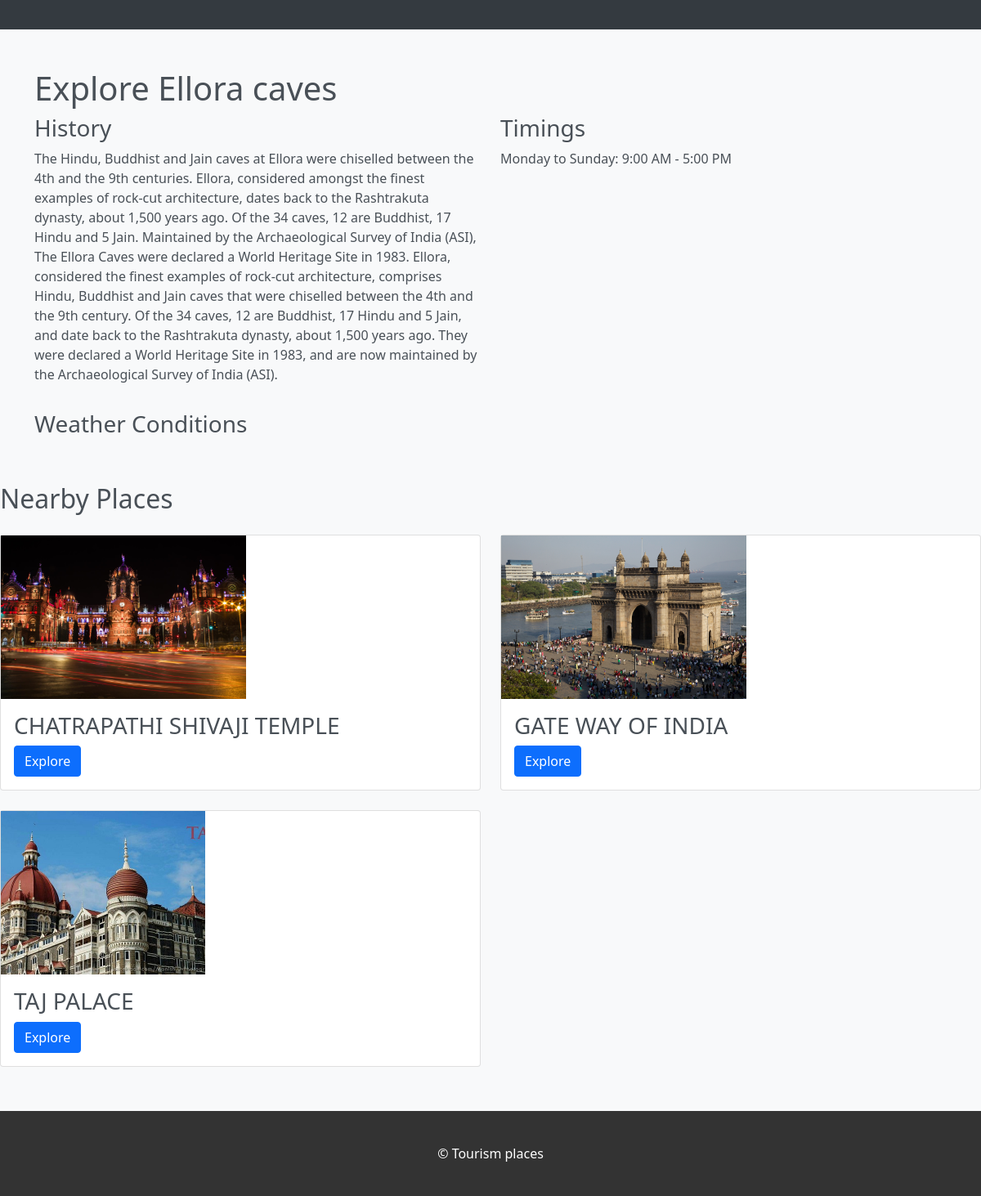
Screenshot of /location/Ellora caves/ with the database file from the repository.
### toursim_app/models.py (models this page shows)
class Location(models.Model):
    location_id=models.AutoField(primary_key=True)
    city_id=models.ForeignKey(City,on_delete=models.CASCADE)
    location_image=models.ImageField(upload_to='images/location/')
    location_videos = models.FileField(upload_to='Media/Location/', null=True, blank=True)
    location_description=models.TextField()
    location_name=models.CharField(max_length=255)

### toursim_app/views.py (the view)
# urls.py: path('location',location,name='location'),
def location(request, location_name=None):
    if request.method == 'GET':
        if location_name:
            location_obj = get_object_or_404(Location, location_name=location_name)
            city_id = location_obj.city_id  # Assuming you have a 'city_id' field in your Location model
            nearby_locations = Location.objects.filter(city_id=city_id).exclude(location_name=location_name)
            context = {
                'location': location_obj,
                'nearby_locations': nearby_locations,
            }
            return render(request, 'toursim_app/location.html', context)
        else:
            return render(request, 'toursim_app/City.html')
    elif request.method == 'POST':
        query = request.POST.get('location_name', '')
        if query:
            return redirect('location', location_name=query)
        else:
            return render(request, 'toursim_app/City.html', {'error_message': 'Please provide a location name'})

### toursim_app/Templates/toursim_app/location.html (shortened to what this page needs)
{% load static %}
<!DOCTYPE html>
<html lang="en">
<head>
  <link rel="stylesheet" href="https://cdn.jsdelivr.net/npm/bootstrap@5.0.2/dist/css/bootstrap.min.css">
<link rel="stylesheet" href="{% static 'location_styles.css' %}">
</head>
<body>
    <nav class="navbar navbar-expand-lg" id="navbar">
      </nav>
  <div class="container">
    <h1 class="mt-5">Explore {{location.location_name}}</h1>
    <section class="place-section">
      <div class="row">
        <div class="col-md-6">
          <h3>History</h3>
    <p>{{location.location_description}}</p>        </div>
        <div class="col-md-6">
          <h3>Timings</h3>
          <p>Monday to Sunday: 9:00 AM - 5:00 PM</p>
        </div>
      </div>
      <div class="row mt-3">
        <div class="col-md-6">
          <h3>Weather Conditions</h3>
          </div>
        </div>
      </div>
  <section class="place-section mt-5">
    <h2 class="mb-4">Nearby Places</h2>
    <div class="row">
        {% for nearby_location in nearby_locations %}
            <div class="col-md-6 mb-4">
                <div class="card">
                    <a href="{% url 'location' location_name=nearby_location.location_name %}">
                        <img class="img-fluid custom-card-img" src="{{ nearby_location.location_image.url }}" alt="{{ nearby_location.location_name }}">
                    </a>
                    <div class="card-body">
                        <h3 class="card-title">{{ nearby_location.location_name }}</h3>
                        <a href="{% url 'location' nearby_location.location_name %}" class="btn btn-primary">Explore</a>
                    </div>
                </div>
            </div>
        {% endfor %}
    </div>
</section>
     <footer>
		<div class="foot-panel4">
				© Tourism places
		</div>
	</footer>
</body>
</html>

### toursim_app/static/location_styles.css (style rules this page uses)
body { background-color: #f8f9fa; color: #495057; }
#navbar { background-color: #343a40; color: #ffffff; }
.container { margin-top: 20px; }
.place-section { margin-bottom: 30px; }
footer { background-color: #343a40; color: #ffffff; padding: 20px 0; }
.foot-panel1, .foot-panel2, .foot-panel3, .foot-panel4 { margin-bottom: 20px; }
footer { background-color: #333; color: #fff; padding: 20px 0; }
.foot-panel4 { text-align: center; margin-top: 20px; }
.custom-card-img { height: 200px; width:100px object-fit: cover; }

### rows the page displays
Location: location_name "Ellora caves", location_description "The Hindu, Buddhist and Jain caves at Ellora were chiselled between the 4th and the 9th centuries. Ellora, considered amongst the finest examples of rock-cut architecture, dates back to the Rashtrakuta dynasty, about 1,500 years ago. Of the 34 caves, 12 are Buddhist, 17 Hindu and 5 Jain. Maintained by the Archaeological Survey of India (ASI), The Ellora Caves were declared a World Heritage Site in 1983. Ellora, considered the finest examples of rock-cut architecture, comprises Hindu, Buddhist and Jain caves that were chiselled between the 4th and the 9th century. Of the 34 caves, 12 are Buddhist, 17 Hindu and 5 Jain, and date back to the Rashtrakuta dynasty, about 1,500 years ago. They were…"
Location: location_image (picture), location_name "CHATRAPATHI SHIVAJI TEMPLE"
Location: location_image (picture), location_name "GATE WAY OF INDIA"
Location: location_image (picture), location_name "TAJ PALACE"
